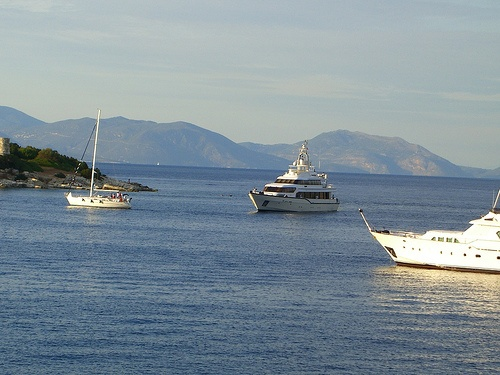
#> input picture data/img.jpg, 500 x 375 px
$ python coTransforms.py
#> lines starting #> are read from the running program, lines starting #| are printed output that depends on the picture
'''
Change from torchvision: https://github.com/pytorch/vision
Used for both image and target transforms
'''

import math
import random
import numbers
import numpy as np
from PIL import Image, ImageOps
import collections


class Compose(object):
    def __init__(self, transforms):
        self.transforms = transforms

    # [5 lines left out: function __call__, not called in this run]


class Resize(object):
    def __init__(self, size):
        assert isinstance(size, int) or (isinstance(size, collections.Iterable) and len(size) == 2)
        self.size = size

    def __call__(self, img, mask):
        assert img.size == mask.size
        if isinstance(self.size, int):
            w, h = img.size
            if (w <= h and w == self.size) or (h <= w and h == self.size):
                return img, mask
            if w < h:
                ow = self.size
                oh = int(self.size * h / w)
                return img.resize((ow, oh), Image.BILINEAR), mask.resize((ow, oh), Image.NEAREST)
            else:
                oh = self.size
                ow = int(self.size * w / h)
                return img.resize((ow, oh), Image.BILINEAR), mask.resize((ow, oh), Image.NEAREST)
        else:
            return img.resize(self.size[::-1], Image.BILINEAR), mask.resize(self.size[::-1], Image.NEAREST)


class CenterCrop(object):
    # [13 lines left out: functions __init__, __call__, not called in this run]


class RandomCrop(object):
    # [21 lines left out: functions __init__, __call__, not called in this run]


class RandomHorizontalFlip(object):
    def __init__(self, p=0.5):
        self.p = p

    # [6 lines left out: function __call__, not called in this run]


class RandomVerticalFlip(object):
    def __init__(self, p=0.5):
        self.p = p

    # [6 lines left out: function __call__, not called in this run]


class RandomResizedCrop(object):
    # [31 lines left out: functions __init__, __call__, not called in this run]


class ColorJitter(object):
    pass


class RandomRotation(object):
    # [17 lines left out: functions __init__, __call__, not called in this run]


def main():
    import matplotlib.pyplot as plt

    img = Image.open('./data/img.jpg')
#> img is the input picture: PIL image 500x375 RGB; mean R, G, B 128.2, 143.5, 152.8
    mask = Image.open('./data/mask.png')
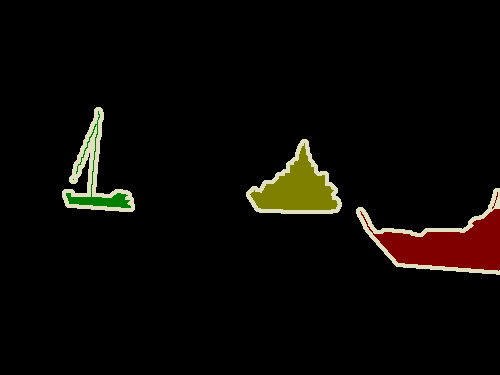
#> input picture data/mask.png, 500 x 375 px
#> mask is the input picture: PIL image 500x375 P; mean R, G, B 10.4, 8, 4.8

    def plotImgMask(img, mask):
        plt.subplot(1, 2, 1)
        plt.imshow(img)
        plt.subplot(1, 2, 2)
        plt.imshow(mask)
        plt.show()
    print(img.size, img.mode, mask.size, mask.mode)
#| (500, 375) RGB (500, 375) P


    transform = Resize(200)
    plotImgMask(*transform(img, mask))
#> in plotImgMask, `plt.show()`:
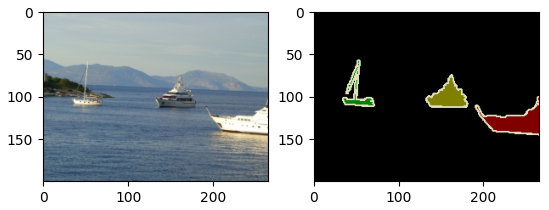
#> figure drawn by matplotlib, 2 panels
    transform = Resize((800,800))
    plotImgMask(*transform(img, mask))


    transform = CenterCrop(200)
    plotImgMask(*transform(img, mask))
    transform = CenterCrop((300,300))
    plotImgMask(*transform(img, mask))


    transform = RandomCrop(200)
    plotImgMask(*transform(img, mask))
    transform = RandomCrop((300,300), padding=100)
    plotImgMask(*transform(img, mask))


    transform = RandomHorizontalFlip(p=0.8)
    plotImgMask(*transform(img, mask))
    transform = RandomVerticalFlip(p=0.8)
    plotImgMask(*transform(img, mask))


    transform = RandomResizedCrop(300)
    plotImgMask(*transform(img, mask))
    transform = RandomRotation(45)
    plotImgMask(*transform(img, mask))

if __name__ == '__main__':
#> (the run stopped early here; a loop or call above may not have finished)
